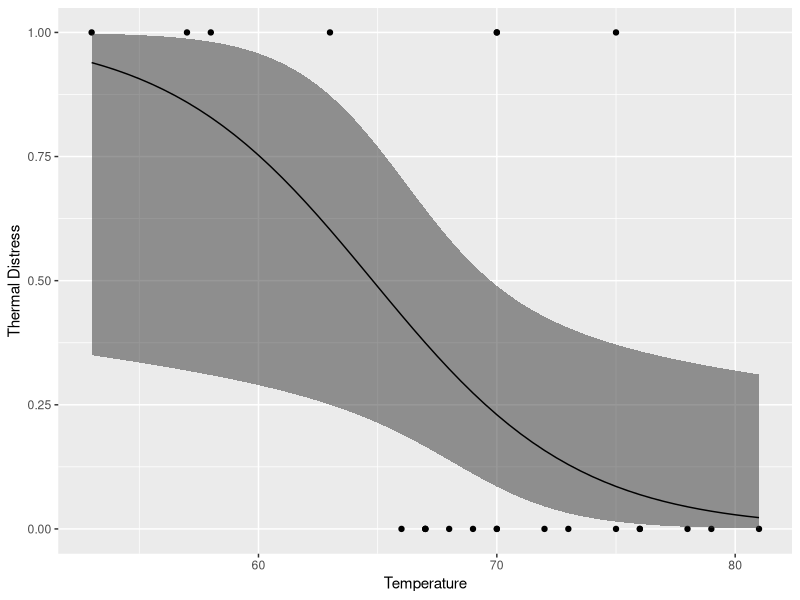
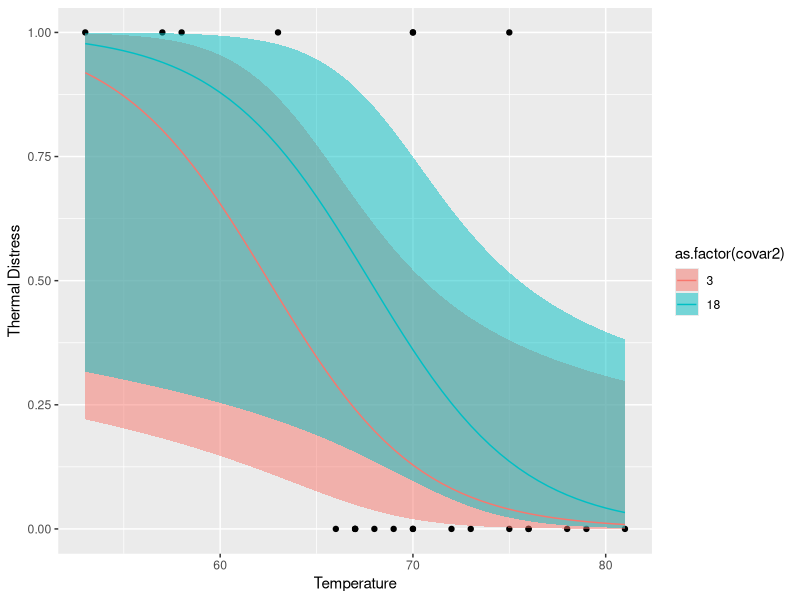

These figures' R source, in order: (Note: this script raises an error after producing the figures.)
# This report conducts harmonization procedure 
# knitr::stitch_rmd(script="./___/___.R", output="./___/___/___.md")
#These first few lines run only when the file is run in RStudio, !!NOT when an Rmd/Rnw file calls it!!
rm(list=ls(all=TRUE))  #Clear the variables from previous runs.
cat("\f") # clear console 

# the starter example taken from http://stackoverflow.com/questions/26694931/how-to-plot-logit-and-probit-in-ggplot2

library(ggplot2)

# Generate data
mydata <- data.frame(
 covar3 = c(1,0,1,1,1,1,1,0,0,0,1,1,0,0,1,1,0,1,1,1,1,0,0), 
 covar2 = c(1, 6, 11, 16, 21, 2, 7, 12, 17, 22, 3, 8, # Ft
        13, 18, 23, 4, 9, 14, 19, 5, 10, 15, 20),
 covar1 = c(66, 72, 70, 75, 75, 70, 73, 78, 70, 76, 69, 70, # Temp
          67, 81, 58, 68, 57, 53, 76, 67, 63, 67, 79),
 outcome = c(0, 0, 1, 0, 1, 1, 0, 0, 0, 0, 0, 0, #TD
        0, 0, 1, 0, 1, 1, 0, 0, 1, 0, 0)
)
mydata


# ---- single-predictor -------------------------------------

# Run logistic regression model
model <- glm(outcome ~ covar1, data=mydata, family=binomial(link="logit"))

# Create a temporary data frame of hypothetical values
temp.data <- data.frame(covar1 = seq(53, 81, 0.5))

# Predict the fitted values given the model and hypothetical data
predicted.data <- as.data.frame(predict(model, newdata = temp.data, 
                                        type="link", se=TRUE))

# Combine the hypothetical data and predicted values
new.data <- cbind(temp.data, predicted.data)

# Calculate confidence intervals
std <- qnorm(0.95 / 2 + 0.5)
new.data$ymin <- model$family$linkinv(new.data$fit - std * new.data$se)
new.data$ymax <- model$family$linkinv(new.data$fit + std * new.data$se)
new.data$fit <- model$family$linkinv(new.data$fit)  # Rescale to 0-1

# Plot everything
p <- ggplot(mydata, aes(x=covar1, y=outcome)) 
p + geom_point() + 
  geom_ribbon(data=new.data, aes(y=fit, ymin=ymin, ymax=ymax), alpha=0.5) + 
  geom_line(data=new.data, aes(y=fit)) + 
  labs(x="Temperature", y="Thermal Distress")



# ---- two-predictors --------------
# Alternative, if you want to go crazy
# Run logistic regression model with two covariates
# Run logistic regression model with two covariates
model_formula <- as.formula(outcome ~ covar1 + covar2)

model <- glm(model_formula, data=mydata, family=binomial(link="logit"))

# Create a temporary data frame of hypothetical values
temp.data <- data.frame(covar1 = rep(seq(53, 81, 0.5), 2), # Temp
                        covar2 = c(rep(3, 57), rep(18, 57))) # Ft

# Predict the fitted values given the model and hypothetical data
predicted.data <- as.data.frame(predict(model, newdata = temp.data, 
                                        type="link", se=TRUE))

# Combine the hypothetical data and predicted values
new.data <- cbind(temp.data, predicted.data)

# Calculate confidence intervals
std <- qnorm(0.95 / 2 + 0.5)
new.data$ymin <- model$family$linkinv(new.data$fit - std * new.data$se)
new.data$ymax <- model$family$linkinv(new.data$fit + std * new.data$se)
new.data$fit <- model$family$linkinv(new.data$fit)  # Rescale to 0-1

# Plot everything
p <- ggplot(mydata, aes(x=covar1, y=outcome)) 
p + geom_point() + 
  geom_ribbon(data=new.data, aes(y=fit, ymin=ymin, ymax=ymax, 
                                 fill=as.factor(covar2)), alpha=0.5) + 
  geom_line(data=new.data, aes(y=fit, colour=as.factor(covar2))) + 
  labs(x="Temperature", y="Thermal Distress") 


# ---- three-predictors --------------
# Alternative, if you want to go crazy

mydata <- data.frame(
  covar3 = c(1,0,1,1,1,1,1,0,0,0,1,1,0,0,1,1,0,1,1,1,1,0,0), 
  covar2 = c(1,0,0,1,1,0,1,1,1,1,0,0,1,0,1,1,1,1,1,0,0,0,1),
  covar1 = c(66, 72, 70, 75, 75, 70, 73, 78, 70, 76, 69, 70, # Temp
             67, 81, 58, 68, 57, 53, 76, 67, 63, 67, 79),
  outcome = c(0, 0, 1, 0, 1, 1, 0, 0, 0, 0, 0, 0, #TD
              0, 0, 1, 0, 1, 1, 0, 0, 1, 0, 0)
)
mydata
# Run logistic regression model with two covariates
# model_formula <- as.formula(outcome ~ covar1 + covar2 + covar3)
model_formula <- as.formula(outcome ~ covar1 + covar2 + covar3)

model <- glm(model_formula, data=mydata, family=binomial(link="logit"))

# Create a temporary data frame of hypothetical values
temp.data <- as.data.frame(mydata %>% 
  dplyr::select(covar1, covar2, covar3))

# Create a temporary data frame of hypothetical values
# temp.data <- data.frame(covar1 = rep(seq(53, 81, 0.5), 2), # Temp
#                         covar2 = c(rep(3, 57), rep(18, 57))) # Ft

# Predict the fitted values given the model and hypothetical data
predicted.data <- as.data.frame(predict(model, newdata = temp.data, 
                                        type="link", se=TRUE))

# Combine the hypothetical data and predicted values
new.data <- cbind(temp.data, predicted.data)

# Calculate confidence intervals
std <- qnorm(0.95 / 2 + 0.5)
new.data$ymin <- model$family$linkinv(new.data$fit - std * new.data$se)
new.data$ymax <- model$family$linkinv(new.data$fit + std * new.data$se)
new.data$fit <- model$family$linkinv(new.data$fit)  # Rescale to 0-1

# Plot everything
p <- ggplot(mydata, aes(x=covar1, y=outcome)) 
p + geom_point() + 
  # geom_ribbon(data=new.data, aes(y=fit, ymin=ymin, ymax=ymax, 
  #                                fill=as.factor(covar2)), alpha=0.5) + 
  # geom_line(data=new.data, aes(y=fit, colour=as.factor(covar2))) + 
  geom_ribbon(data=new.data, aes(y=fit, ymin=ymin, ymax=ymax, 
                                 fill=as.factor(covar3)), alpha=0.5) + 
  geom_line(data=new.data, aes(y=fit, colour=as.factor(covar3))) + 
  labs(x="Temperature", y="Thermal Distress") 
